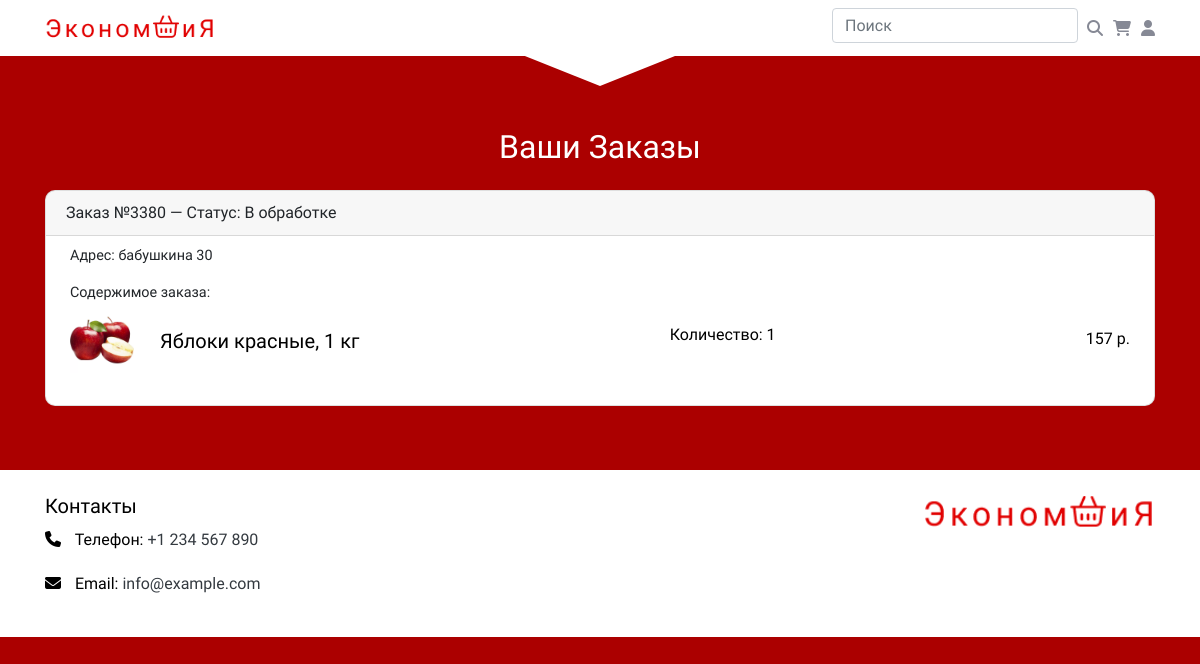
Page /orders (signed in) on the committed database.
### orders/models.py (models this page shows, shortened)
class Orders(models.Model):
    order_number = models.CharField(max_length=4, unique=True, blank=True, verbose_name="Номер заказа")
    username = models.ForeignKey(CustomUser, on_delete=models.CASCADE, verbose_name="Пользователь")
    address = models.ForeignKey(Address, on_delete=models.CASCADE, verbose_name="Адрес")
    card = models.ForeignKey(Card, on_delete=models.CASCADE, verbose_name="Карта")
    status = models.ForeignKey(Status, on_delete=models.CASCADE, verbose_name="Статус")
    created_at = models.DateTimeField(auto_now_add=True, null=True, blank=True)

class Status(models.Model):
    name = models.CharField(max_length=100, verbose_name="Статус заказа")
    def __str__(self):
        return self.name

class Address(models.Model):
    user = models.ForeignKey(CustomUser, on_delete=models.CASCADE, verbose_name="Пользователь")
    address = models.CharField(max_length=255, verbose_name="Адрес")
    def __str__(self):
        return self.address

class OrderItem(models.Model):
    order = models.ForeignKey(Orders, related_name='items', on_delete=models.CASCADE, verbose_name="Заказ")
    product = models.ForeignKey(Product, on_delete=models.CASCADE, verbose_name="Продукт")
    quantity = models.IntegerField(verbose_name="Количество")

### www/models.py (models this page shows, shortened)
class Product(models.Model):
    photo = models.FileField(upload_to='image')
    name = models.CharField(max_length=255)
    description = models.TextField()
    price = models.IntegerField()
    quantity = models.IntegerField()
    brand = models.ForeignKey(Brand, on_delete=models.CASCADE, null=True, blank=True)
    category = models.ForeignKey(Category, on_delete=models.CASCADE, default=1)

### www/views.py (the view)
# urls.py: path('orders', include('orders.urls')),
def orders(request):
    user = request.user
    orders = Orders.objects.filter(username=user).exclude(status__in=[3, 4]).prefetch_related(
        'items__product').order_by('-id')
    context = {
        'user': user,
        'orders': orders,
    }
    return render(request, 'orders/order_success.html', context)

### templates/orders/order_success.html
{% extends "base.html" %}
{% load static %}
{% block content %}
    <div class="container mt-4">
        <div class="row">
            <div class="col-md-12">
                <h2 class="text-white text-center mb-4">Ваши Заказы</h2>
                {% for order in orders %}
                    <div class="card mb-3">
                        <div class="card-header">
                            <h5 class="mb-0" style="font-size: 1rem;">Заказ №{{ order.order_number }} —
                                Статус: {{ order.status }}</h5>
                        </div>
                        <div class="card-body pl-4 pr-4 pb-3" style="padding: 0.5rem;">
                            <p style="font-size: 0.9rem;"><strong>Адрес:</strong> {{ order.address }}</p>
                            <h6 style="font-size: 0.9rem;">Содержимое заказа:</h6>
                            {% for item in order.items.all %}
                                <a class="d-flex align-items-center mb-3" href="{% url 'shop_single' item.id %}">
                                    <div class="d-flex justify-content-between w-100">
                                        <div class="d-flex align-items-center">
                                            <div>
                                                {% if not item.product.photo %}
                                                    <img style="width: 64px; height: auto;"
                                                         src="{% static 'images/def.jpg' %}" class="card-img-top"
                                                         alt="No photo available">
                                                {% else %}
                                                    <img style="width: 64px; height: auto;"
                                                         src="{{ item.product.photo.url }}" class="card-img-top"
                                                         alt="{{ item.product.name }}">
                                                {% endif %}
                                            </div>
                                            <div class="ms-3">
                                                <h5 class="mb-0">{{ item.product.name }}</h5>
                                            </div>
                                        </div>
                                        <div class="d-flex flex-column align-items-end mt-3">
                                            <p class="card-text mb-0" style="font-size: 0.8rem;">
                                                <h6 class="item-price">Количество: {{ item.quantity }}</h6>
                                            </p>
                                        </div>
                                        <div class="d-flex flex-column align-items-end mt-3">
                                            <p class=" mb-0">{{ item.product.price }} p.</p>
                                        </div>
                                    </div>
                                </a>
                            {% endfor %}
                        </div>
                    </div>
                {% empty %}
                    <div class="alert alert-info" role="alert">
                        У вас пока нет заказов.
                    </div>
                {% endfor %}
            </div>
        </div>
    </div>
{% endblock %}

### static/css/style.css (style rules this page uses)
body { line-height: 1.7; color: #000000; font-weight: 300; font-size: 16px; background: #AB0000; }
a { -webkit-transition: .3s all ease; -o-transition: .3s all ease; transition: .3s all ease; }

### templates/base.html (style rules this page uses)
.card { background: white; border-radius: 10px; transition: transform 0.2s; }
.card-text { margin-bottom: 15px; }
i, img { margin-right: 10px; }
a { color: black; }

### rows in the picture
Orders: order_number "3380", status "В обработке", address "бабушкина 30"
OrderItem: product.photo (picture), product.name "Яблоки красные, 1 кг", quantity "1", product.price "157"
